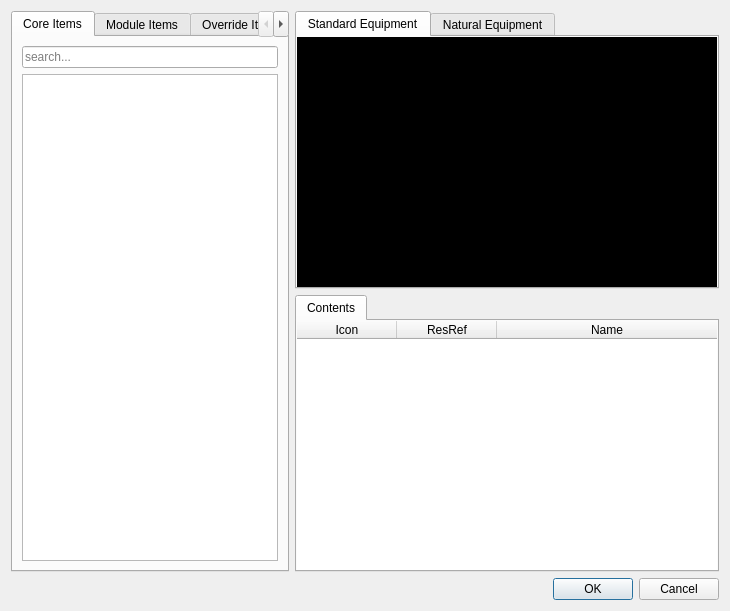
<?xml version="1.0" encoding="UTF-8"?>
<ui version="4.0">
 <class>Dialog</class>
 <widget class="QDialog" name="Dialog">
  <property name="geometry">
   <rect>
    <x>0</x>
    <y>0</y>
    <width>730</width>
    <height>611</height>
   </rect>
  </property>
  <property name="windowTitle">
   <string>Inventory Editor</string>
  </property>
  <layout class="QVBoxLayout" name="verticalLayout_2">
   <item>
    <layout class="QHBoxLayout" name="horizontalLayout" stretch="0,3">
     <item>
      <widget class="QTabWidget" name="tabWidget">
       <property name="currentIndex">
        <number>0</number>
       </property>
       <widget class="QWidget" name="tab">
        <attribute name="title">
         <string>Core Items</string>
        </attribute>
        <layout class="QVBoxLayout" name="verticalLayout_3">
         <item>
          <widget class="QLineEdit" name="coreSearchEdit">
           <property name="placeholderText">
            <string>search...</string>
           </property>
          </widget>
         </item>
         <item>
          <widget class="QTreeView" name="coreTree">
           <property name="editTriggers">
            <set>QAbstractItemView::NoEditTriggers</set>
           </property>
           <property name="dragEnabled">
            <bool>true</bool>
           </property>
           <property name="dragDropMode">
            <enum>QAbstractItemView::DragOnly</enum>
           </property>
           <property name="defaultDropAction">
            <enum>Qt::CopyAction</enum>
           </property>
           <property name="alternatingRowColors">
            <bool>true</bool>
           </property>
           <attribute name="headerVisible">
            <bool>false</bool>
           </attribute>
          </widget>
         </item>
        </layout>
       </widget>
       <widget class="QWidget" name="tab_2">
        <attribute name="title">
         <string>Module Items</string>
        </attribute>
        <layout class="QVBoxLayout" name="verticalLayout_4">
         <item>
          <widget class="QLineEdit" name="modulesSearchEdit">
           <property name="placeholderText">
            <string>search...</string>
           </property>
          </widget>
         </item>
         <item>
          <widget class="QTreeView" name="modulesTree">
           <property name="editTriggers">
            <set>QAbstractItemView::NoEditTriggers</set>
           </property>
           <property name="dragEnabled">
            <bool>true</bool>
           </property>
           <property name="dragDropMode">
            <enum>QAbstractItemView::DragOnly</enum>
           </property>
           <property name="defaultDropAction">
            <enum>Qt::CopyAction</enum>
           </property>
           <property name="alternatingRowColors">
            <bool>true</bool>
           </property>
           <property name="headerHidden">
            <bool>true</bool>
           </property>
          </widget>
         </item>
        </layout>
       </widget>
       <widget class="QWidget" name="tab_5">
        <attribute name="title">
         <string>Override Items</string>
        </attribute>
        <layout class="QVBoxLayout" name="verticalLayout_5">
         <item>
          <widget class="QLineEdit" name="overrideSearchEdit">
           <property name="placeholderText">
            <string>search...</string>
           </property>
          </widget>
         </item>
         <item>
          <widget class="QTreeView" name="overrideTree">
           <property name="editTriggers">
            <set>QAbstractItemView::NoEditTriggers</set>
           </property>
           <property name="dragEnabled">
            <bool>true</bool>
           </property>
           <property name="dragDropMode">
            <enum>QAbstractItemView::DragOnly</enum>
           </property>
           <property name="defaultDropAction">
            <enum>Qt::CopyAction</enum>
           </property>
           <property name="alternatingRowColors">
            <bool>true</bool>
           </property>
           <property name="headerHidden">
            <bool>true</bool>
           </property>
          </widget>
         </item>
        </layout>
       </widget>
      </widget>
     </item>
     <item>
      <layout class="QVBoxLayout" name="verticalLayout">
       <item>
        <widget class="QTabWidget" name="tabWidget_2">
         <property name="acceptDrops">
          <bool>true</bool>
         </property>
         <property name="autoFillBackground">
          <bool>true</bool>
         </property>
         <property name="styleSheet">
          <string notr="true"/>
         </property>
         <property name="currentIndex">
          <number>0</number>
         </property>
         <widget class="QWidget" name="standardEquipmentTab">
          <property name="autoFillBackground">
           <bool>false</bool>
          </property>
          <property name="styleSheet">
           <string notr="true">background-color: black;</string>
          </property>
          <attribute name="title">
           <string>Standard Equipment</string>
          </attribute>
          <layout class="QGridLayout" name="gridLayout_5">
           <item row="0" column="0">
            <layout class="QGridLayout" name="gridLayout" rowstretch="0,0,0" columnstretch="0,0,0,0">
             <item row="0" column="1">
              <widget class="DropFrame" name="headFrame">
               <property name="minimumSize">
                <size>
                 <width>64</width>
                 <height>64</height>
                </size>
               </property>
               <property name="maximumSize">
                <size>
                 <width>64</width>
                 <height>64</height>
                </size>
               </property>
               <property name="contextMenuPolicy">
                <enum>Qt::CustomContextMenu</enum>
               </property>
               <property name="acceptDrops">
                <bool>true</bool>
               </property>
               <property name="frameShape">
                <enum>QFrame::StyledPanel</enum>
               </property>
               <property name="frameShadow">
                <enum>QFrame::Raised</enum>
               </property>
               <widget class="QLabel" name="headPicture">
                <property name="geometry">
                 <rect>
                  <x>0</x>
                  <y>0</y>
                  <width>64</width>
                  <height>64</height>
                 </rect>
                </property>
                <property name="maximumSize">
                 <size>
                  <width>64</width>
                  <height>64</height>
                 </size>
                </property>
                <property name="styleSheet">
                 <string notr="true">background-color: none;</string>
                </property>
                <property name="text">
                 <string/>
                </property>
                <property name="pixmap">
                 <pixmap resource="../../resources/resources.qrc">:/images/inventory/human_head.png</pixmap>
                </property>
                <property name="scaledContents">
                 <bool>true</bool>
                </property>
               </widget>
               <widget class="QLabel" name="slotPicture_3">
                <property name="geometry">
                 <rect>
                  <x>0</x>
                  <y>0</y>
                  <width>64</width>
                  <height>64</height>
                 </rect>
                </property>
                <property name="maximumSize">
                 <size>
                  <width>64</width>
                  <height>64</height>
                 </size>
                </property>
                <property name="text">
                 <string/>
                </property>
                <property name="pixmap">
                 <pixmap resource="../../resources/resources.qrc">:/images/inventory/slot.png</pixmap>
                </property>
                <property name="scaledContents">
                 <bool>true</bool>
                </property>
               </widget>
               <zorder>slotPicture_3</zorder>
               <zorder>headPicture</zorder>
              </widget>
             </item>
             <item row="2" column="1">
              <widget class="DropFrame" name="beltFrame">
               <property name="maximumSize">
                <size>
                 <width>64</width>
                 <height>64</height>
                </size>
               </property>
               <property name="contextMenuPolicy">
                <enum>Qt::CustomContextMenu</enum>
               </property>
               <property name="acceptDrops">
                <bool>true</bool>
               </property>
               <property name="frameShape">
                <enum>QFrame::StyledPanel</enum>
               </property>
               <property name="frameShadow">
                <enum>QFrame::Raised</enum>
               </property>
               <widget class="QLabel" name="beltPicture">
                <property name="geometry">
                 <rect>
                  <x>0</x>
                  <y>0</y>
                  <width>64</width>
                  <height>64</height>
                 </rect>
                </property>
                <property name="maximumSize">
                 <size>
                  <width>64</width>
                  <height>64</height>
                 </size>
                </property>
                <property name="styleSheet">
                 <string notr="true">background-color: none;</string>
                </property>
                <property name="text">
                 <string/>
                </property>
                <property name="pixmap">
                 <pixmap resource="../../resources/resources.qrc">:/images/inventory/human_belt.png</pixmap>
                </property>
                <property name="scaledContents">
                 <bool>true</bool>
                </property>
               </widget>
               <widget class="QLabel" name="slotPicture_8">
                <property name="geometry">
                 <rect>
                  <x>0</x>
                  <y>0</y>
                  <width>64</width>
                  <height>64</height>
                 </rect>
                </property>
                <property name="maximumSize">
                 <size>
                  <width>64</width>
                  <height>64</height>
                 </size>
                </property>
                <property name="text">
                 <string/>
                </property>
                <property name="pixmap">
                 <pixmap resource="../../resources/resources.qrc">:/images/inventory/slot.png</pixmap>
                </property>
                <property name="scaledContents">
                 <bool>true</bool>
                </property>
               </widget>
               <zorder>slotPicture_8</zorder>
               <zorder>beltPicture</zorder>
              </widget>
             </item>
             <item row="1" column="3">
              <widget class="DropFrame" name="armrFrame">
               <property name="maximumSize">
                <size>
                 <width>64</width>
                 <height>64</height>
                </size>
               </property>
               <property name="contextMenuPolicy">
                <enum>Qt::CustomContextMenu</enum>
               </property>
               <property name="acceptDrops">
                <bool>true</bool>
               </property>
               <property name="frameShape">
                <enum>QFrame::StyledPanel</enum>
               </property>
               <property name="frameShadow">
                <enum>QFrame::Raised</enum>
               </property>
               <widget class="QLabel" name="armrPicture">
                <property name="geometry">
                 <rect>
                  <x>0</x>
                  <y>0</y>
                  <width>64</width>
                  <height>64</height>
                 </rect>
                </property>
                <property name="maximumSize">
                 <size>
                  <width>64</width>
                  <height>64</height>
                 </size>
                </property>
                <property name="styleSheet">
                 <string notr="true">background-color: none;</string>
                </property>
                <property name="text">
                 <string/>
                </property>
                <property name="pixmap">
                 <pixmap resource="../../resources/resources.qrc">:/images/inventory/human_forearm_r.png</pixmap>
                </property>
                <property name="scaledContents">
                 <bool>true</bool>
                </property>
               </widget>
               <widget class="QLabel" name="slotPicture_10">
                <property name="geometry">
                 <rect>
                  <x>0</x>
                  <y>0</y>
                  <width>64</width>
                  <height>64</height>
                 </rect>
                </property>
                <property name="maximumSize">
                 <size>
                  <width>64</width>
                  <height>64</height>
                 </size>
                </property>
                <property name="text">
                 <string/>
                </property>
                <property name="pixmap">
                 <pixmap resource="../../resources/resources.qrc">:/images/inventory/slot.png</pixmap>
                </property>
                <property name="scaledContents">
                 <bool>true</bool>
                </property>
               </widget>
               <zorder>slotPicture_10</zorder>
               <zorder>armrPicture</zorder>
              </widget>
             </item>
             <item row="2" column="3">
              <widget class="DropFrame" name="handrFrame">
               <property name="maximumSize">
                <size>
                 <width>64</width>
                 <height>64</height>
                </size>
               </property>
               <property name="contextMenuPolicy">
                <enum>Qt::CustomContextMenu</enum>
               </property>
               <property name="acceptDrops">
                <bool>true</bool>
               </property>
               <property name="frameShape">
                <enum>QFrame::StyledPanel</enum>
               </property>
               <property name="frameShadow">
                <enum>QFrame::Raised</enum>
               </property>
               <widget class="QLabel" name="handrPicture">
                <property name="geometry">
                 <rect>
                  <x>0</x>
                  <y>0</y>
                  <width>64</width>
                  <height>64</height>
                 </rect>
                </property>
                <property name="maximumSize">
                 <size>
                  <width>64</width>
                  <height>64</height>
                 </size>
                </property>
                <property name="styleSheet">
                 <string notr="true">background-color: none;</string>
                </property>
                <property name="text">
                 <string/>
                </property>
                <property name="pixmap">
                 <pixmap resource="../../resources/resources.qrc">:/images/inventory/human_hand_r.png</pixmap>
                </property>
                <property name="scaledContents">
                 <bool>true</bool>
                </property>
               </widget>
               <widget class="QLabel" name="slotPicture_9">
                <property name="geometry">
                 <rect>
                  <x>0</x>
                  <y>0</y>
                  <width>64</width>
                  <height>64</height>
                 </rect>
                </property>
                <property name="maximumSize">
                 <size>
                  <width>64</width>
                  <height>64</height>
                 </size>
                </property>
                <property name="text">
                 <string/>
                </property>
                <property name="pixmap">
                 <pixmap resource="../../resources/resources.qrc">:/images/inventory/slot.png</pixmap>
                </property>
                <property name="scaledContents">
                 <bool>true</bool>
                </property>
               </widget>
               <zorder>slotPicture_9</zorder>
               <zorder>handrPicture</zorder>
              </widget>
             </item>
             <item row="2" column="0">
              <widget class="DropFrame" name="handlFrame">
               <property name="maximumSize">
                <size>
                 <width>64</width>
                 <height>64</height>
                </size>
               </property>
               <property name="contextMenuPolicy">
                <enum>Qt::CustomContextMenu</enum>
               </property>
               <property name="acceptDrops">
                <bool>true</bool>
               </property>
               <property name="frameShape">
                <enum>QFrame::StyledPanel</enum>
               </property>
               <property name="frameShadow">
                <enum>QFrame::Raised</enum>
               </property>
               <widget class="QLabel" name="handlPicture">
                <property name="geometry">
                 <rect>
                  <x>0</x>
                  <y>0</y>
                  <width>64</width>
                  <height>64</height>
                 </rect>
                </property>
                <property name="maximumSize">
                 <size>
                  <width>64</width>
                  <height>64</height>
                 </size>
                </property>
                <property name="styleSheet">
                 <string notr="true">background-color: none;</string>
                </property>
                <property name="text">
                 <string/>
                </property>
                <property name="pixmap">
                 <pixmap resource="../../resources/resources.qrc">:/images/inventory/human_hand_l.png</pixmap>
                </property>
                <property name="scaledContents">
                 <bool>true</bool>
                </property>
               </widget>
               <widget class="QLabel" name="slotPicture_7">
                <property name="geometry">
                 <rect>
                  <x>0</x>
                  <y>0</y>
                  <width>64</width>
                  <height>64</height>
                 </rect>
                </property>
                <property name="maximumSize">
                 <size>
                  <width>64</width>
                  <height>64</height>
                 </size>
                </property>
                <property name="text">
                 <string/>
                </property>
                <property name="pixmap">
                 <pixmap resource="../../resources/resources.qrc">:/images/inventory/slot.png</pixmap>
                </property>
                <property name="scaledContents">
                 <bool>true</bool>
                </property>
               </widget>
               <zorder>slotPicture_7</zorder>
               <zorder>handlPicture</zorder>
              </widget>
             </item>
             <item row="0" column="0">
              <widget class="DropFrame" name="implantFrame">
               <property name="sizePolicy">
                <sizepolicy hsizetype="Minimum" vsizetype="Minimum">
                 <horstretch>0</horstretch>
                 <verstretch>0</verstretch>
                </sizepolicy>
               </property>
               <property name="maximumSize">
                <size>
                 <width>64</width>
                 <height>64</height>
                </size>
               </property>
               <property name="contextMenuPolicy">
                <enum>Qt::CustomContextMenu</enum>
               </property>
               <property name="acceptDrops">
                <bool>true</bool>
               </property>
               <property name="frameShape">
                <enum>QFrame::StyledPanel</enum>
               </property>
               <property name="frameShadow">
                <enum>QFrame::Raised</enum>
               </property>
               <widget class="QLabel" name="implantPicture">
                <property name="geometry">
                 <rect>
                  <x>0</x>
                  <y>0</y>
                  <width>64</width>
                  <height>64</height>
                 </rect>
                </property>
                <property name="maximumSize">
                 <size>
                  <width>64</width>
                  <height>64</height>
                 </size>
                </property>
                <property name="acceptDrops">
                 <bool>true</bool>
                </property>
                <property name="styleSheet">
                 <string notr="true">background-color: none;</string>
                </property>
                <property name="pixmap">
                 <pixmap resource="../../resources/resources.qrc">:/images/inventory/human_implant.png</pixmap>
                </property>
                <property name="scaledContents">
                 <bool>true</bool>
                </property>
               </widget>
               <widget class="QLabel" name="slotPicture">
                <property name="geometry">
                 <rect>
                  <x>0</x>
                  <y>0</y>
                  <width>64</width>
                  <height>64</height>
                 </rect>
                </property>
                <property name="maximumSize">
                 <size>
                  <width>64</width>
                  <height>64</height>
                 </size>
                </property>
                <property name="acceptDrops">
                 <bool>true</bool>
                </property>
                <property name="text">
                 <string/>
                </property>
                <property name="pixmap">
                 <pixmap resource="../../resources/resources.qrc">:/images/inventory/slot.png</pixmap>
                </property>
                <property name="scaledContents">
                 <bool>true</bool>
                </property>
               </widget>
               <zorder>slotPicture</zorder>
               <zorder>implantPicture</zorder>
              </widget>
             </item>
             <item row="0" column="3">
              <widget class="DropFrame" name="gauntletFrame">
               <property name="maximumSize">
                <size>
                 <width>64</width>
                 <height>64</height>
                </size>
               </property>
               <property name="contextMenuPolicy">
                <enum>Qt::CustomContextMenu</enum>
               </property>
               <property name="acceptDrops">
                <bool>true</bool>
               </property>
               <property name="frameShape">
                <enum>QFrame::StyledPanel</enum>
               </property>
               <property name="frameShadow">
                <enum>QFrame::Raised</enum>
               </property>
               <widget class="QLabel" name="gauntletPicture">
                <property name="geometry">
                 <rect>
                  <x>0</x>
                  <y>0</y>
                  <width>64</width>
                  <height>64</height>
                 </rect>
                </property>
                <property name="maximumSize">
                 <size>
                  <width>64</width>
                  <height>64</height>
                 </size>
                </property>
                <property name="styleSheet">
                 <string notr="true">background-color: none;</string>
                </property>
                <property name="text">
                 <string/>
                </property>
                <property name="pixmap">
                 <pixmap resource="../../resources/resources.qrc">:/images/inventory/human_gauntlet.png</pixmap>
                </property>
                <property name="scaledContents">
                 <bool>true</bool>
                </property>
               </widget>
               <widget class="QLabel" name="slotPicture_4">
                <property name="geometry">
                 <rect>
                  <x>0</x>
                  <y>0</y>
                  <width>64</width>
                  <height>64</height>
                 </rect>
                </property>
                <property name="maximumSize">
                 <size>
                  <width>64</width>
                  <height>64</height>
                 </size>
                </property>
                <property name="text">
                 <string/>
                </property>
                <property name="pixmap">
                 <pixmap resource="../../resources/resources.qrc">:/images/inventory/slot.png</pixmap>
                </property>
                <property name="scaledContents">
                 <bool>true</bool>
                </property>
               </widget>
               <zorder>slotPicture_4</zorder>
               <zorder>gauntletPicture</zorder>
              </widget>
             </item>
             <item row="1" column="1">
              <widget class="DropFrame" name="armorFrame">
               <property name="maximumSize">
                <size>
                 <width>64</width>
                 <height>64</height>
                </size>
               </property>
               <property name="contextMenuPolicy">
                <enum>Qt::CustomContextMenu</enum>
               </property>
               <property name="acceptDrops">
                <bool>true</bool>
               </property>
               <property name="frameShape">
                <enum>QFrame::StyledPanel</enum>
               </property>
               <property name="frameShadow">
                <enum>QFrame::Raised</enum>
               </property>
               <widget class="QLabel" name="armorPicture">
                <property name="geometry">
                 <rect>
                  <x>0</x>
                  <y>0</y>
                  <width>64</width>
                  <height>64</height>
                 </rect>
                </property>
                <property name="maximumSize">
                 <size>
                  <width>64</width>
                  <height>64</height>
                 </size>
                </property>
                <property name="styleSheet">
                 <string notr="true">background-color: none;</string>
                </property>
                <property name="text">
                 <string/>
                </property>
                <property name="pixmap">
                 <pixmap resource="../../resources/resources.qrc">:/images/inventory/human_armor.png</pixmap>
                </property>
                <property name="scaledContents">
                 <bool>true</bool>
                </property>
               </widget>
               <widget class="QLabel" name="slotPicture_6">
                <property name="geometry">
                 <rect>
                  <x>0</x>
                  <y>0</y>
                  <width>64</width>
                  <height>64</height>
                 </rect>
                </property>
                <property name="maximumSize">
                 <size>
                  <width>64</width>
                  <height>64</height>
                 </size>
                </property>
                <property name="text">
                 <string/>
                </property>
                <property name="pixmap">
                 <pixmap resource="../../resources/resources.qrc">:/images/inventory/slot.png</pixmap>
                </property>
                <property name="scaledContents">
                 <bool>true</bool>
                </property>
               </widget>
               <zorder>slotPicture_6</zorder>
               <zorder>armorPicture</zorder>
              </widget>
             </item>
             <item row="1" column="0">
              <widget class="DropFrame" name="armlFrame">
               <property name="maximumSize">
                <size>
                 <width>64</width>
                 <height>64</height>
                </size>
               </property>
               <property name="contextMenuPolicy">
                <enum>Qt::CustomContextMenu</enum>
               </property>
               <property name="acceptDrops">
                <bool>true</bool>
               </property>
               <property name="frameShape">
                <enum>QFrame::StyledPanel</enum>
               </property>
               <property name="frameShadow">
                <enum>QFrame::Raised</enum>
               </property>
               <widget class="QLabel" name="armlPicture">
                <property name="geometry">
                 <rect>
                  <x>0</x>
                  <y>0</y>
                  <width>64</width>
                  <height>64</height>
                 </rect>
                </property>
                <property name="maximumSize">
                 <size>
                  <width>64</width>
                  <height>64</height>
                 </size>
                </property>
                <property name="styleSheet">
                 <string notr="true">background-color: none;</string>
                </property>
                <property name="text">
                 <string/>
                </property>
                <property name="pixmap">
                 <pixmap resource="../../resources/resources.qrc">:/images/inventory/human_forearm_l.png</pixmap>
                </property>
                <property name="scaledContents">
                 <bool>true</bool>
                </property>
               </widget>
               <widget class="QLabel" name="slotPicture_5">
                <property name="geometry">
                 <rect>
                  <x>0</x>
                  <y>0</y>
                  <width>64</width>
                  <height>64</height>
                 </rect>
                </property>
                <property name="maximumSize">
                 <size>
                  <width>64</width>
                  <height>64</height>
                 </size>
                </property>
                <property name="text">
                 <string/>
                </property>
                <property name="pixmap">
                 <pixmap resource="../../resources/resources.qrc">:/images/inventory/slot.png</pixmap>
                </property>
                <property name="scaledContents">
                 <bool>true</bool>
                </property>
               </widget>
               <zorder>slotPicture_5</zorder>
               <zorder>armlPicture</zorder>
              </widget>
             </item>
            </layout>
           </item>
          </layout>
         </widget>
         <widget class="QWidget" name="naturalEquipmentTab">
          <property name="styleSheet">
           <string notr="true">background-color: black;</string>
          </property>
          <attribute name="title">
           <string>Natural Equipment</string>
          </attribute>
          <layout class="QGridLayout" name="gridLayout_2">
           <item row="0" column="0">
            <widget class="DropFrame" name="claw1Frame">
             <property name="sizePolicy">
              <sizepolicy hsizetype="Minimum" vsizetype="Minimum">
               <horstretch>0</horstretch>
               <verstretch>0</verstretch>
              </sizepolicy>
             </property>
             <property name="maximumSize">
              <size>
               <width>64</width>
               <height>64</height>
              </size>
             </property>
             <property name="contextMenuPolicy">
              <enum>Qt::CustomContextMenu</enum>
             </property>
             <property name="acceptDrops">
              <bool>true</bool>
             </property>
             <property name="frameShape">
              <enum>QFrame::StyledPanel</enum>
             </property>
             <property name="frameShadow">
              <enum>QFrame::Raised</enum>
             </property>
             <widget class="QLabel" name="claw1Picture">
              <property name="geometry">
               <rect>
                <x>0</x>
                <y>0</y>
                <width>64</width>
                <height>64</height>
               </rect>
              </property>
              <property name="maximumSize">
               <size>
                <width>64</width>
                <height>64</height>
               </size>
              </property>
              <property name="styleSheet">
               <string notr="true">background-color: none;</string>
              </property>
              <property name="text">
               <string/>
              </property>
              <property name="pixmap">
               <pixmap resource="../../resources/resources.qrc">:/images/inventory/human_gauntlet.png</pixmap>
              </property>
              <property name="scaledContents">
               <bool>true</bool>
              </property>
             </widget>
             <widget class="QLabel" name="slotPicture_2">
              <property name="geometry">
               <rect>
                <x>0</x>
                <y>0</y>
                <width>64</width>
                <height>64</height>
               </rect>
              </property>
              <property name="maximumSize">
               <size>
                <width>64</width>
                <height>64</height>
               </size>
              </property>
              <property name="text">
               <string/>
              </property>
              <property name="pixmap">
               <pixmap resource="../../resources/resources.qrc">:/images/inventory/slot.png</pixmap>
              </property>
              <property name="scaledContents">
               <bool>true</bool>
              </property>
             </widget>
             <zorder>slotPicture_2</zorder>
             <zorder>claw1Picture</zorder>
            </widget>
           </item>
           <item row="0" column="1">
            <widget class="DropFrame" name="claw2Frame">
             <property name="minimumSize">
              <size>
               <width>64</width>
               <height>64</height>
              </size>
             </property>
             <property name="maximumSize">
              <size>
               <width>64</width>
               <height>64</height>
              </size>
             </property>
             <property name="contextMenuPolicy">
              <enum>Qt::CustomContextMenu</enum>
             </property>
             <property name="acceptDrops">
              <bool>true</bool>
             </property>
             <property name="frameShape">
              <enum>QFrame::StyledPanel</enum>
             </property>
             <property name="frameShadow">
              <enum>QFrame::Raised</enum>
             </property>
             <widget class="QLabel" name="claw2Picture">
              <property name="geometry">
               <rect>
                <x>0</x>
                <y>0</y>
                <width>64</width>
                <height>64</height>
               </rect>
              </property>
              <property name="maximumSize">
               <size>
                <width>64</width>
                <height>64</height>
               </size>
              </property>
              <property name="styleSheet">
               <string notr="true">background-color: none;</string>
              </property>
              <property name="text">
               <string/>
              </property>
              <property name="pixmap">
               <pixmap resource="../../resources/resources.qrc">:/images/inventory/human_gauntlet.png</pixmap>
              </property>
              <property name="scaledContents">
               <bool>true</bool>
              </property>
             </widget>
             <widget class="QLabel" name="slotPicture_13">
              <property name="geometry">
               <rect>
                <x>0</x>
                <y>0</y>
                <width>64</width>
                <height>64</height>
               </rect>
              </property>
              <property name="maximumSize">
               <size>
                <width>64</width>
                <height>64</height>
               </size>
              </property>
              <property name="text">
               <string/>
              </property>
              <property name="pixmap">
               <pixmap resource="../../resources/resources.qrc">:/images/inventory/slot.png</pixmap>
              </property>
              <property name="scaledContents">
               <bool>true</bool>
              </property>
             </widget>
             <zorder>slotPicture_13</zorder>
             <zorder>claw2Picture</zorder>
            </widget>
           </item>
           <item row="0" column="2">
            <widget class="DropFrame" name="claw3Frame">
             <property name="maximumSize">
              <size>
               <width>64</width>
               <height>64</height>
              </size>
             </property>
             <property name="contextMenuPolicy">
              <enum>Qt::CustomContextMenu</enum>
             </property>
             <property name="acceptDrops">
              <bool>true</bool>
             </property>
             <property name="frameShape">
              <enum>QFrame::StyledPanel</enum>
             </property>
             <property name="frameShadow">
              <enum>QFrame::Raised</enum>
             </property>
             <widget class="QLabel" name="claw3Picture">
              <property name="geometry">
               <rect>
                <x>0</x>
                <y>0</y>
                <width>64</width>
                <height>64</height>
               </rect>
              </property>
              <property name="maximumSize">
               <size>
                <width>64</width>
                <height>64</height>
               </size>
              </property>
              <property name="styleSheet">
               <string notr="true">background-color: none;</string>
              </property>
              <property name="text">
               <string/>
              </property>
              <property name="pixmap">
               <pixmap resource="../../resources/resources.qrc">:/images/inventory/human_gauntlet.png</pixmap>
              </property>
              <property name="scaledContents">
               <bool>true</bool>
              </property>
             </widget>
             <widget class="QLabel" name="slotPicture_11">
              <property name="geometry">
               <rect>
                <x>0</x>
                <y>0</y>
                <width>64</width>
                <height>64</height>
               </rect>
              </property>
              <property name="maximumSize">
               <size>
                <width>64</width>
                <height>64</height>
               </size>
              </property>
              <property name="text">
               <string/>
              </property>
              <property name="pixmap">
               <pixmap resource="../../resources/resources.qrc">:/images/inventory/slot.png</pixmap>
              </property>
              <property name="scaledContents">
               <bool>true</bool>
              </property>
             </widget>
             <zorder>slotPicture_11</zorder>
             <zorder>claw3Picture</zorder>
            </widget>
           </item>
           <item row="1" column="0">
            <widget class="QFrame" name="frame">
             <property name="maximumSize">
              <size>
               <width>64</width>
               <height>64</height>
              </size>
             </property>
             <property name="frameShape">
              <enum>QFrame::StyledPanel</enum>
             </property>
             <property name="frameShadow">
              <enum>QFrame::Raised</enum>
             </property>
            </widget>
           </item>
           <item row="1" column="1">
            <widget class="DropFrame" name="hideFrame">
             <property name="maximumSize">
              <size>
               <width>64</width>
               <height>64</height>
              </size>
             </property>
             <property name="contextMenuPolicy">
              <enum>Qt::CustomContextMenu</enum>
             </property>
             <property name="acceptDrops">
              <bool>true</bool>
             </property>
             <property name="frameShape">
              <enum>QFrame::StyledPanel</enum>
             </property>
             <property name="frameShadow">
              <enum>QFrame::Raised</enum>
             </property>
             <widget class="QLabel" name="hidePicture">
              <property name="geometry">
               <rect>
                <x>0</x>
                <y>0</y>
                <width>64</width>
                <height>64</height>
               </rect>
              </property>
              <property name="maximumSize">
               <size>
                <width>64</width>
                <height>64</height>
               </size>
              </property>
              <property name="styleSheet">
               <string notr="true">background-color: none;</string>
              </property>
              <property name="text">
               <string/>
              </property>
              <property name="pixmap">
               <pixmap resource="../../resources/resources.qrc">:/images/inventory/human_armor.png</pixmap>
              </property>
              <property name="scaledContents">
               <bool>true</bool>
              </property>
             </widget>
             <widget class="QLabel" name="slotPicture_12">
              <property name="geometry">
               <rect>
                <x>0</x>
                <y>0</y>
                <width>64</width>
                <height>64</height>
               </rect>
              </property>
              <property name="maximumSize">
               <size>
                <width>64</width>
                <height>64</height>
               </size>
              </property>
              <property name="text">
               <string/>
              </property>
              <property name="pixmap">
               <pixmap resource="../../resources/resources.qrc">:/images/inventory/slot.png</pixmap>
              </property>
              <property name="scaledContents">
               <bool>true</bool>
              </property>
             </widget>
             <zorder>slotPicture_12</zorder>
             <zorder>hidePicture</zorder>
            </widget>
           </item>
           <item row="1" column="2">
            <widget class="QFrame" name="frame_2">
             <property name="maximumSize">
              <size>
               <width>64</width>
               <height>64</height>
              </size>
             </property>
             <property name="frameShape">
              <enum>QFrame::StyledPanel</enum>
             </property>
             <property name="frameShadow">
              <enum>QFrame::Raised</enum>
             </property>
            </widget>
           </item>
          </layout>
          <zorder>claw1Frame</zorder>
          <zorder>claw2Frame</zorder>
          <zorder>claw3Frame</zorder>
          <zorder>frame</zorder>
          <zorder>frame_2</zorder>
          <zorder>hideFrame</zorder>
         </widget>
        </widget>
       </item>
       <item>
        <widget class="QTabWidget" name="tabWidget_3">
         <widget class="QWidget" name="tab_6">
          <attribute name="title">
           <string>Contents</string>
          </attribute>
          <layout class="QGridLayout" name="gridLayout_3">
           <property name="leftMargin">
            <number>0</number>
           </property>
           <property name="topMargin">
            <number>0</number>
           </property>
           <property name="rightMargin">
            <number>0</number>
           </property>
           <property name="bottomMargin">
            <number>0</number>
           </property>
           <property name="spacing">
            <number>0</number>
           </property>
           <item row="0" column="0">
            <widget class="InventoryTable" name="contentsTable">
             <property name="contextMenuPolicy">
              <enum>Qt::CustomContextMenu</enum>
             </property>
             <property name="frameShape">
              <enum>QFrame::NoFrame</enum>
             </property>
             <property name="dragDropMode">
              <enum>QAbstractItemView::DropOnly</enum>
             </property>
             <property name="selectionMode">
              <enum>QAbstractItemView::SingleSelection</enum>
             </property>
             <property name="selectionBehavior">
              <enum>QAbstractItemView::SelectRows</enum>
             </property>
             <property name="iconSize">
              <size>
               <width>48</width>
               <height>48</height>
              </size>
             </property>
             <attribute name="horizontalHeaderStretchLastSection">
              <bool>true</bool>
             </attribute>
             <column>
              <property name="text">
               <string>Icon</string>
              </property>
             </column>
             <column>
              <property name="text">
               <string>ResRef</string>
              </property>
             </column>
             <column>
              <property name="text">
               <string>Name</string>
              </property>
             </column>
            </widget>
           </item>
          </layout>
         </widget>
        </widget>
       </item>
      </layout>
     </item>
    </layout>
   </item>
   <item>
    <layout class="QHBoxLayout" name="horizontalLayout_2">
     <item>
      <spacer name="horizontalSpacer">
       <property name="orientation">
        <enum>Qt::Horizontal</enum>
       </property>
       <property name="sizeHint" stdset="0">
        <size>
         <width>40</width>
         <height>20</height>
        </size>
       </property>
      </spacer>
     </item>
     <item>
      <widget class="QPushButton" name="okButton">
       <property name="text">
        <string>OK</string>
       </property>
      </widget>
     </item>
     <item>
      <widget class="QPushButton" name="cancelButton">
       <property name="text">
        <string>Cancel</string>
       </property>
      </widget>
     </item>
    </layout>
   </item>
  </layout>
 </widget>
 <customwidgets>
  <customwidget>
   <class>DropFrame</class>
   <extends>QFrame</extends>
   <header location="global">toolset.editors.inventory_editor</header>
   <container>1</container>
  </customwidget>
  <customwidget>
   <class>InventoryTable</class>
   <extends>QTableWidget</extends>
   <header location="global">toolset.editors.inventory_editor</header>
  </customwidget>
 </customwidgets>
 <resources>
  <include location="../../resources/resources.qrc"/>
 </resources>
 <connections/>
</ui>
